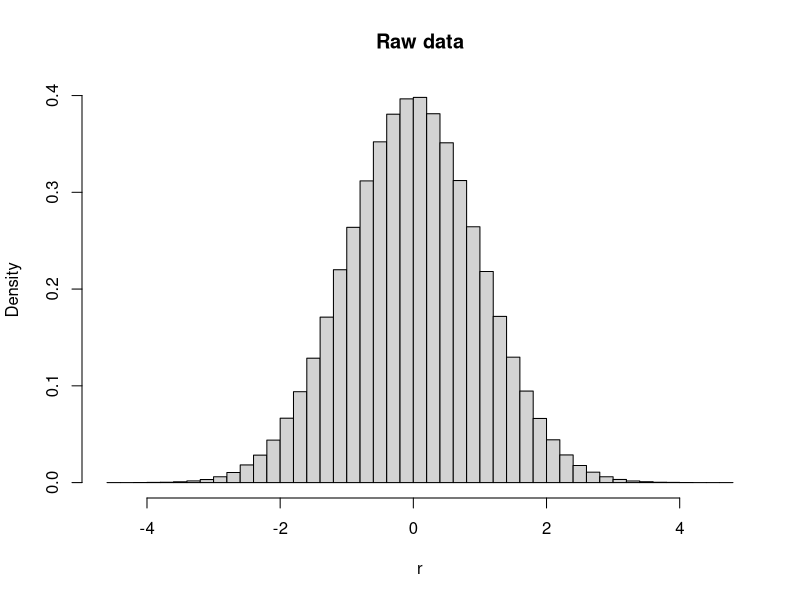
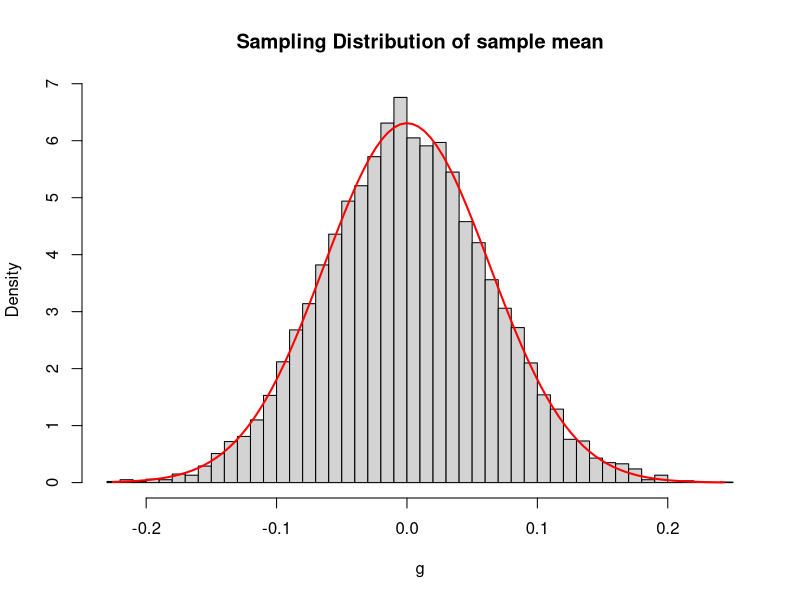
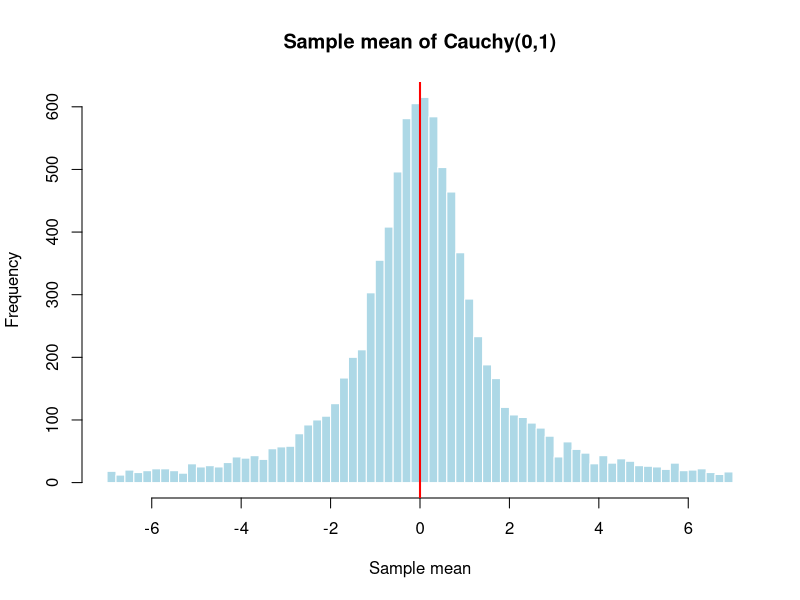
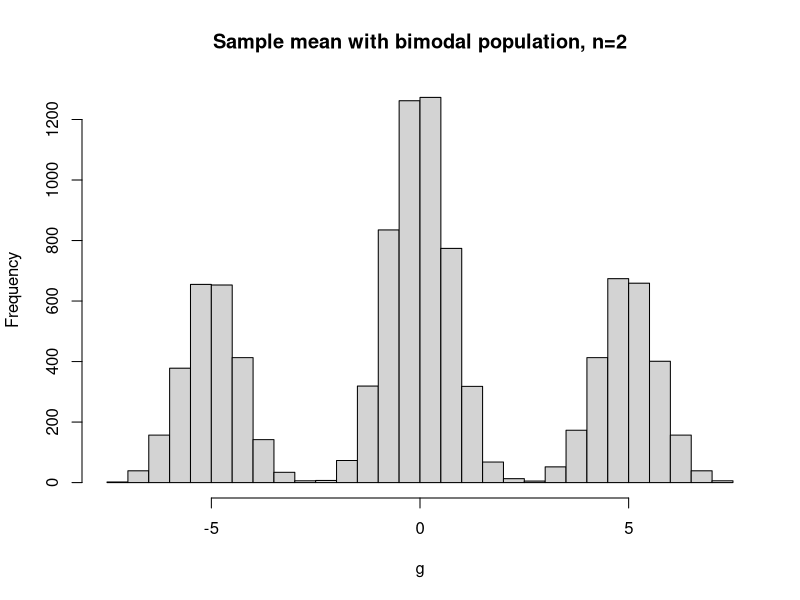

Write the R code that produced these figures, in order.
# My favorite sandwich is a BLT. 
# My favorite Theroem is the CLT

rm(list = ls()) # clear memory

set.seed(22092008) # set random number generator seed

N<-1000000 # population size (this is truth we will smaple from)

n <- 250 # sample size (size of smaple we will draw for calculation of sample mean)
numloop <- 10000 # number of draws (we are gods! We can do this as many times as we wish!)

# Placeholder
g <- integer(numloop) # vector to hold sample mean for each iteration

# # VERSION 1: For normally distributed data
 sig2 <- 1 # variance for population
 mu <- 0 # mean of population
 r <- rnorm(N, mean=mu,sd=sqrt(sig2))

# For uniformly distributed data
# ub <- 10
# lb <- -10
# r <- runif(N, min = lb, max = ub)
# sig2 <- (lb-ub)^2/12 # variance for uniform (SCIENCE!)

# Plot population
hist(r,prob=TRUE,breaks = 50,main = "Raw data")
readline(prompt="Press [enter] to continue")

# Draw `numloop' samples of size n and calculate mean each time. 

for(i in 1:numloop) {
  tmp <-sample(r, n, replace = FALSE, prob = NULL)
  g[i] <- mean(tmp)
}

# Calculate minimum and maximum of sample means (cleaner plot)
a <-min(g)
b <-max(g)


# Make histogram of sample means with 50 bins
hist(g,prob=TRUE,breaks = 50,main = "Sampling Distribution of sample mean")

# Overlay normal distribution with predicted mean and variance
curve(dnorm(x,mean=0,sd=sqrt(sig2/n)),a,b,add=TRUE,lwd=2,col="red")




# Now let's turn R into a calculator to calculate critical values and p-values. 

# If you want to look up critical values based on a certain amount of probability mass in the tail for a normal pdf, use qnorm.
qnorm(0.025)

# This looks up the critical value on a normal pdf, with 0.025 probability mass to the left of it. If you are looking for the upper tail, just do.....
qnorm(0.975)

#If you have a critical value and want to look up the probability mass, you do.....
pnorm(-1.96)
# This gives you the probability mass to the left of -1.96 z-scores. If you want to calculate the area to the right, make sure you do this as follows (for esample area to the right of 1.645)
1-pnorm(1.645)

# Cool. What about t-distributions?
# Well, you need one more parameter. The degrees of freedom.
# So if you want the area in the tail to the left of a t of -2.23 with 23 degrees of freedom, you do....
pt(-2.23,23)

# or if you want to figure out what the critical value for a certain alpha is given the degrees of freedom you have.....
qt(0.05,23)

# Now chuck your t and normal tables forever!!!!

### Challenge: Can you break the CLT? Come up with a population where the sample mean does not have the predicted distribution?
# A classic example is the Cauchy Distribution (fat tailed). 
rm(list = ls()) # clear memory
set.seed(123)

numloop <- 10000
n <- 5

# Generate 10,000 sample means from Cauchy
g <- replicate(numloop, mean(rcauchy(n)))

# Plot histogram but restrict x-axis to [-25, 25]
g_trim <- g[abs(g) <= 7]
hist(g_trim,  xlim = c(-7, 7), breaks=50,
     main = "Sample mean of Cauchy(0,1)",
     xlab = "Sample mean",
     col = "lightblue", border = "white")

# Add a vertical line at 0 for reference
abline(v = 0, col = "red", lwd = 2)

 # Another (more obvious) are small samples from a bimodel distribution (where the mean bounces around). 
rm(list = ls()) # clear memory
set.seed(123)
mixpop <- c(rnorm(5e5, -5, 1), rnorm(5e5, 5, 1))
n <- 2   # intentionally tiny
g <- replicate(10000, mean(sample(mixpop, n)))
hist(g, breaks=50, main="Sample mean with bimodal population, n=2")
